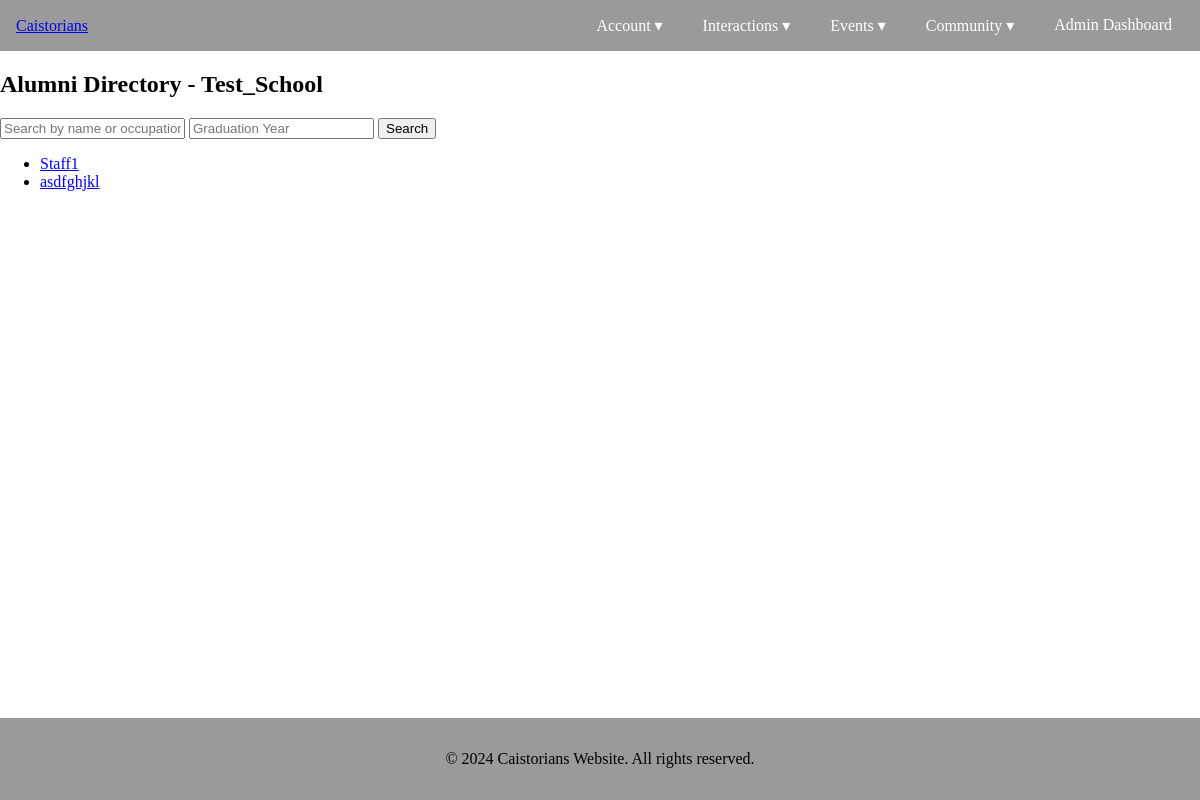
Screenshot of /accounts/directory/ (signed in) with the database file from the repository.
### Accounts/models.py (models this page shows, shortened)
class User(AbstractUser):
    school = models.ForeignKey(School, on_delete=models.CASCADE, related_name="users", null=True, blank=True)
    graduation_year = models.PositiveIntegerField(null=True, blank=True)
    occupation = models.CharField(max_length=100, blank=True)
    bio = models.TextField(blank=True)
    linkedin_url = models.URLField(blank=True)
    profile_picture = models.ImageField(upload_to='profile_pics/', blank=True, null=True)
    is_staff_account = models.BooleanField(default=False)
    is_superuser_account = models.BooleanField(default=False)
    is_student_account = models.BooleanField(default=False)

### schools/models.py (models this page shows)
class School(models.Model):
    name = models.CharField(max_length=255, unique=True)
    logo = models.ImageField(upload_to="school_logos/", blank=True, null=True)
    description = models.TextField(blank=True)
    address = models.TextField(blank=True)
    def __str__(self):
        return self.name

### Accounts/views.py (the view)
# urls.py: path("directory/", views.directory_view, name="directory"),
def directory_view(request):
    query = request.GET.get("q")
    year = request.GET.get("year")
    alumni_list = User.objects.filter(school=request.user.school, is_student_account = False).order_by("last_name")
    if query:
        alumni_list = alumni_list.filter(
            Q(first_name__icontains=query) |
            Q(last_name__icontains=query) |
            Q(occupation__icontains=query)
        )
    if year:
        alumni_list = alumni_list.filter(graduation_year=year)
    return render(request, "Accounts/directory.html", {"alumni_list": alumni_list})

### Accounts/templates/accounts/directory.html
{% extends "Main/base.html" %}
{% load static %}
{% block content %}
<h2>Alumni Directory - {{ user.school }}</h2>
<form method="get" class="mb-3">
    <input type="text" name="q" placeholder="Search by name or occupation" value="{{ request.GET.q }}">
    <input type="number" name="year" placeholder="Graduation Year" value="{{ request.GET.year }}">
    <button type="submit">Search</button>
</form>
<ul>
{% for alumni in alumni_list %}
    <li>
        <a href="{% url 'Accounts:public_profile' alumni.username %}">
            {{ alumni.first_name }} {{ alumni.last_name }} {{ alumni.username }}
        </a>
    </li>
{% empty %}
    <li>No alumni found.</li>
{% endfor %}
</ul>
{% endblock %}

### Main/static/Main/style.css (style rules this page uses)
body { display: flex; flex-direction: column; min-height: 100vh; margin: 0; padding: 0; }

### rows the page displays
User: school "Test_School", username "Staff1"
User: username "asdfghjkl"

### other values shown
{{ year|default:2024 }} "2024"
